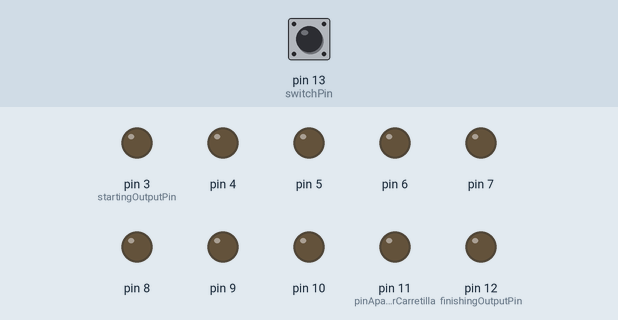
Simulated run of this sketch. Board: Arduino Uno, built with avr-gcc and run on an emulated ATmega328P. Parts: output pins drawn as LEDs (lit = HIGH). The test bench sets the inputs (shaded band); at power-on: pin 13 (switchPin) LOW. What the sketch prints to the serial monitor is not drawn.

Above: at 1.2 s.
1.3 s: pin 13 (switchPin) pulled HIGH for 0.15 s
At 4.3 s:
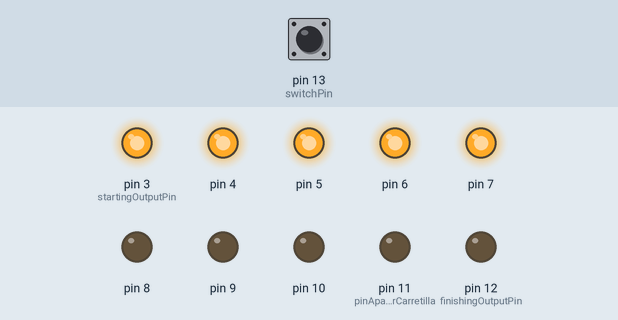
4.4 s: pin 13 (switchPin) pulled HIGH for 1 s
At 5.9 s:
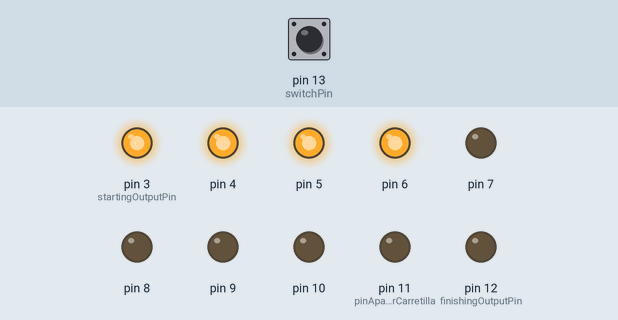
8.4 s: pin 13 (switchPin) pulled HIGH for 0.15 s
At 8.9 s:
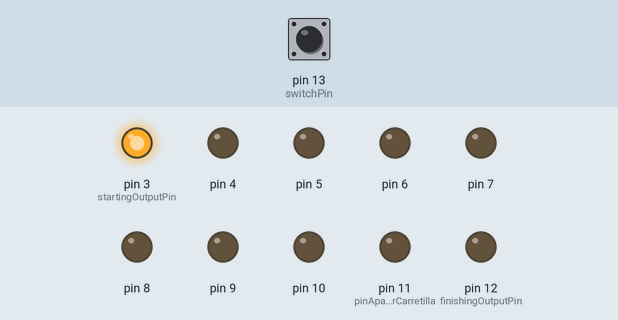
11.5 s: pin 13 (switchPin) pulled HIGH for 3.2 s
At 14.3 s:
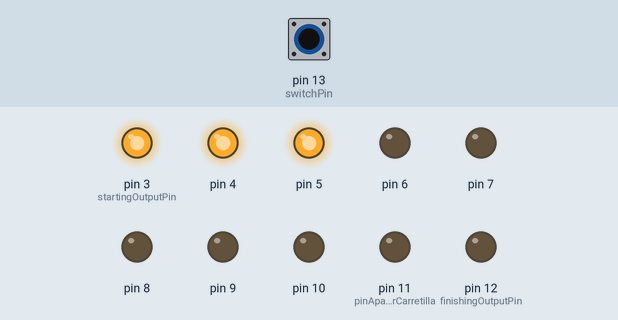
17.1 s: pin 13 (switchPin) pulled HIGH for 0.15 s
At 23.9 s:
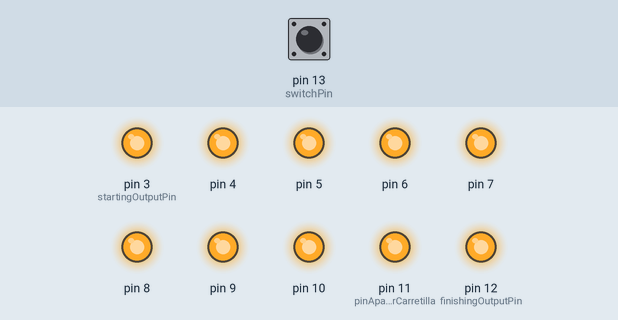
Timing chart, 0 to 24.2 s (numbered marks = the images above; inputs shaded):
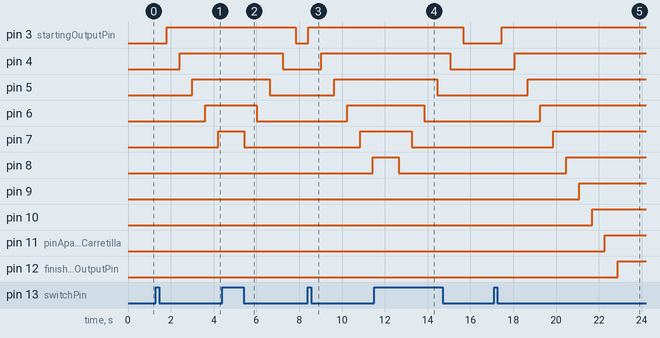

Measured:
- after the input at 1.3 s, pin 3 (startingOutputPin): LOW → HIGH after 0.51 s; pin 4: LOW → HIGH after 1.1 s; pin 5: LOW → HIGH after 1.7 s; pin 6: LOW → HIGH after 2.3 s; pin 7: LOW → HIGH after 2.9 s
- after the input at 4.4 s, pin 3 (startingOutputPin): HIGH → LOW after 3.4 s; pin 4: HIGH → LOW after 2.8 s; pin 5: HIGH → LOW after 2.2 s; pin 6: HIGH → LOW after 1.6 s; pin 7: HIGH → LOW after 1.0 s
- after the input at 8.4 s, pin 3 (startingOutputPin): LOW → HIGH at once; pin 4: LOW → HIGH after 0.63 s; pin 5: LOW → HIGH after 1.2 s; pin 6: LOW → HIGH after 1.8 s; pin 7: LOW → HIGH after 2.4 s
- after the input at 11.5 s, pin 3 (startingOutputPin): HIGH → LOW after 4.2 s; pin 4: HIGH → LOW after 3.6 s; pin 5: HIGH → LOW after 3.0 s; pin 6: HIGH → LOW after 2.4 s; pin 7: HIGH → LOW after 1.7 s
- after the input at 17.1 s, pin 3 (startingOutputPin): LOW → HIGH after 0.36 s; pin 4: LOW → HIGH after 0.97 s; pin 5: LOW → HIGH after 1.6 s; pin 6: LOW → HIGH after 2.2 s; pin 7: LOW → HIGH after 2.8 s

The sketch:

apagar_i_encender_apagar_i_encender.ino
```cpp
/*
   Nombre:Bangwei Sun
   Fecha: 23/02/2021
   Este programa es una modificación del Reloj digital (proyecto del starter kit)
   Al pulsar el botón comienza a encender los leds. Al volver a pulsarlo, se apagan en el orden inverso de encenderse.
   Al cambiar de pulsación sigue encendiendo o apagando donde lo dejó.
   Ignora el tiempo que se esté puldando.
*/

// constante del pin del botón.

const int switchPin = 13;
const int startingOutputPin = 3; // variable para guardar el primer pin a activar.
const int finishingOutputPin = 12;  //constante para guardar el último pin a activar.

unsigned long previousTime = 0; // store the last time an LED was updated
unsigned long currentTime = 0; // store the current time
int switchState = 0; // the current switch state

bool shouldLightPins = false;
bool isTheButtonBeingPressed = false;

int pinEncenderCarretilla = startingOutputPin; // en esta variable guardamos el valor del pin que queremos activar
int pinApagarCarretilla =startingOutputPin;


// 600000 = 10 minutes in milliseconds
long interval = 600; // interval at which to light the next LED

void setup() {
  // utilizamos un bucle for para iniciar los leds
  for (int x = startingOutputPin; x <= finishingOutputPin; x++) {
    pinMode(x, OUTPUT);
  }
  // Pin del botón como input
  pinMode(switchPin, INPUT);
  // Iniciamos la comunicación con el ordenador por si necesitamos resolver cualquier error.
  Serial.begin(9600);
}

void loop() {
  checkButton();
  if (shouldLightPins) {
    lightPins();
  }
  else {
    turnOffSequence();
  }

}

void lightPins() {
  // Miramos la hora y la guardamos
  currentTime = millis();

  // Comparamos la hora con la "hora anterior" y revisamos si ha pasado tiempo suficiente (interval)
  if (currentTime - previousTime > interval) {
    // Si ya ha pasado el tiempo de intervalo, decimos que la última vez que se activó esto es ahora
    previousTime = currentTime;
    // encendemos el pin que le toca
    digitalWrite(pinEncenderCarretilla, HIGH);
    // aumentamos la variable del pin para que luego le toque al siguiente pin
    pinEncenderCarretilla++;
    // En caso de que se exceda el límite de los pines, se queda automáticamente en el número +1 para evitar errores y reinicios extraños
    if (pinEncenderCarretilla > finishingOutputPin) {
      pinEncenderCarretilla = finishingOutputPin;
    }
    if (pinEncenderCarretilla >= 11){
      apagarCarretilla();
    }
  }
}

void apagarCarretilla(){
  if (currentTime - previousTime > interval){
    digitalWrite(pinApagarCarretilla, LOW);
    pinApagarCarretilla ++;
    if (pinApagarCarretilla > 11) {
      pinApagarCarretilla = 11;
    }
  }

}

void checkButton() {
  // leemos el botón y lo guardamos en switchtate
  switchState = digitalRead(switchPin);
  Serial.println(switchState);
  if (switchState == HIGH) {
    if (isTheButtonBeingPressed == false) {
      shouldLightPins = !shouldLightPins;
      isTheButtonBeingPressed = true;
    }
  }
  else {
    isTheButtonBeingPressed = false;
  }
}

void turnOffSequence() {
  // Miramos la hora y la guardamos
  currentTime = millis();
  if (currentTime - previousTime > interval) {
    // Si ya ha pasado el tiempo de intervalo, decimos que la última vez que se activó esto es ahora
    previousTime = currentTime;
    // apagamos el pin que le toca
    digitalWrite(pinEncenderCarretilla, LOW);
    // disminuimos la variable del pin para que luego le toque al siguiente pin (disminuyendo)
    pinEncenderCarretilla--;
    // En caso de que se exceda el límite de los pines, se queda automáticamente en el mínimo
    if (pinEncenderCarretilla < startingOutputPin) {
      pinEncenderCarretilla = startingOutputPin;
    }
  }
}
```
